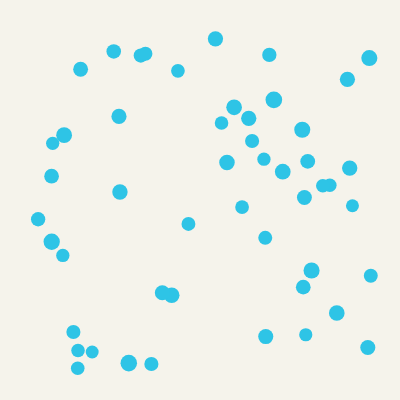
Frame 1 (no input)
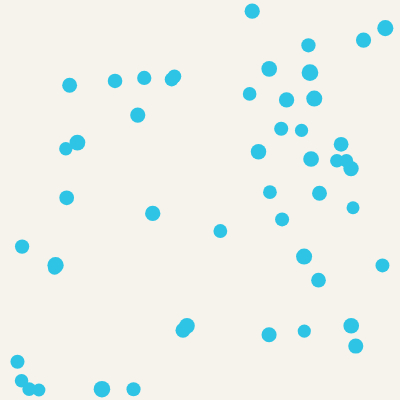
Frame 60 (no input)
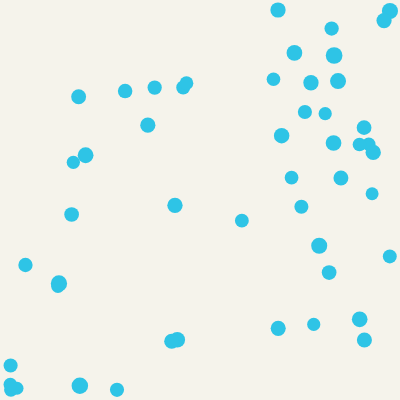
Frame 120 (the mouse pressed at the canvas centre since frame 60)

The p5.js sketch that drew these frames (run headless with seeded random() and noise() and a simulated clock; from frame 60 on, the mouse is pressed at the canvas centre):

// p5.js sketch
// ── sketch.js
// Unidad 2 — Multitudes y agentes · IPC121NSCT
// Equipo:       ______________________
// Integrantes:  ______________________
//
// Este es el mismo archivo que va a crecer clase a clase, de la Clase 1 a la Clase 8.
// No lo reemplaces por otro: cada clase agrega una capacidad sobre lo que ya hay acá.

let agentes = [];
let cantidad = 50;    
let radio = 80;      

function setup() {
  createCanvas(400, 400); 

  for (let i = 0; i < cantidad; i++) {
    agentes.push({
      x: random(30, 370),
      y: random(30, 370),
      vx: random(-2, 2),
      vy: random(-2, 2),
      d: map(noise(i * 0.1), 0, 1, 10, 20)
    });
  }
}

function draw() {
  background(245, 243, 235); 
  noStroke();

  for (let a of agentes) {
    alinear(a);      
    mover(a);        
    aplicarBorde(a); 
    mostrar(a);      
  }
}

function mover(a) {
  a.x += a.vx;
  a.y += a.vy;
}

function aplicarBorde(a) {
  if (a.x > 390) {
    a.x = 390;
    a.vx *= -1;
  }
  if (a.x < 10) {
    a.x = 10;
    a.vx *= -1;
  }
  if (a.y > 390) {
    a.y = 390;
    a.vy *= -1;
  }
  if (a.y < 10) {
    a.y = 10;
    a.vy *= -1;
  }
}

function alinear(a) {
  let sx = 0;
  let sy = 0;
  let n = 0;

  for (let b of agentes) {
    if (a !== b && dist(a.x, a.y, b.x, b.y) < radio) {
      sx += b.vx;
      sy += b.vy;
      n++;
    }
  }
  
  if (n > 0) {
    a.vx = lerp(a.vx, sx / n, 0.08);
    a.vy = lerp(a.vy, sy / n, 0.08);
  }
}

function mostrar(a) {
  let n = 0;
  for (let b of agentes) {
    if (a !== b && dist(a.x, a.y, b.x, b.y) < radio) {
      n++;
    }
  }

  if (n > 0) {
    fill(46, 196, 230); 
  } else {
    fill(120);  
  }

  circle(a.x, a.y, a.d);
}
